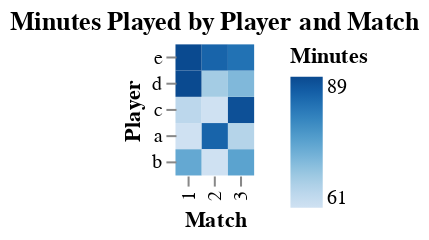

Notebook source saved alongside this figure:
### Code cell
import altair as alt
import pandas as pd

# Leer el archivo.csv en un DataFrame
data = pd.read_csv('/home/nahuel/Descargas/consistent_team.csv')

# Crear el gráfico de Altair
chart = alt.Chart(data, title="Minutes Played by Player and Match").mark_rect().encode(
    alt.X("match:O").title("Match"),
    alt.Y("player:O", sort=alt.EncodingSortField(field="minutes", op="sum", order="descending")).title("Player"),
    alt.Color("minutes:Q", scale=alt.Scale(scheme='blues')).title("Minutes"),
    tooltip=[
        alt.Tooltip("match:O", title="Match"),
        alt.Tooltip("player:O", title="Player"),
        alt.Tooltip("minutes:Q", title="Minutes"),
    ],
).configure_view(
    step=13,
    strokeWidth=0
).configure_axis(
    domain=False
)

# Mostrar gráfica
display(chart)

### Figure 1 — Vega-Lite specification as saved in the notebook (floating-point values rounded to 4 significant figures)
{"config": {"view": {"continuousWidth": 300, "continuousHeight": 300, "step": 13, "strokeWidth": 0}, "axis": {"domain": false}}, "data": {"name": "data-0b912bb7111c0c73429de47407f01479"}, "mark": {"type": "rect"}, "encoding": {"color": {"field": "minutes", "scale": {"scheme": "blues"}, "title": "Minutes", "type": "quantitative"}, "tooltip": [{"field": "match", "title": "Match", "type": "ordinal"}, {"field": "player", "title": "Player", "type": "ordinal"}, {"field": "minutes", "title": "Minutes", "type": "quantitative"}], "x": {"field": "match", "title": "Match", "type": "ordinal"}, "y": {"field": "player", "sort": {"field": "minutes", "op": "sum", "order": "descending"}, "title": "Player", "type": "ordinal"}}, "title": "Minutes Played by Player and Match", "$schema": "https://vega.github.io/schema/vega-lite/v5.8.0.json", "datasets": {"data-0b912bb7111c0c73429de47407f01479": [{"player": "a", "minutes": 61, "team": "team_1", "match": 1}, {"player": "b", "minutes": 74, "team": "team_1", "match": 1}, {"player": "c", "minutes": 64, "team": "team_1", "match": 1}, {"player": "d", "minutes": 89, "team": "team_1", "match": 1}, {"player": "e", "minutes": 89, "team": "team_1", "match": 1}, {"player": "a", "minutes": 85, "team": "team_1", "match": 2}, {"player": "b", "minutes": 61, "team": "team_1", "match": 2}, {"player": "c", "minutes": 61, "team": "team_1", "match": 2}, {"player": "d", "minutes": 67, "team": "team_1", "match": 2}, {"player": "e", "minutes": 85, "team": "team_1", "match": 2}, {"player": "a", "minutes": 65, "team": "team_1", "match": 3}, {"player": "b", "minutes": 75, "team": "team_1", "match": 3}, {"player": "c", "minutes": 88, "team": "team_1", "match": 3}, {"player": "d", "minutes": 71, "team": "team_1", "match": 3}, {"player": "e", "minutes": 83, "team": "team_1", "match": 3}]}}
